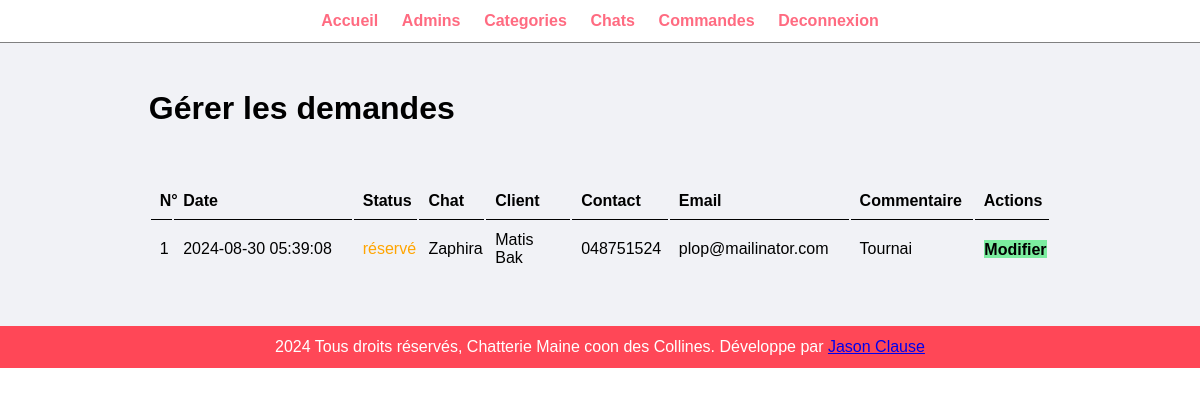
The app's page /admin/manage-commande.php (signed in) with its own data.
### tables this page shows
create table if not exists `grL_Commande`(
  `id` int unsigned not null auto_increment,
  `chat_id` int unsigned not null,
  `description` text not null,
  `dateCommande` datetime not null,
  `status` enum('commandé', 'réservé', 'adopté', 'annulé') default 'commandé',
  `nom_client` varchar(150) not null,
  `tel_client` varchar(20) not null,
  `mail_client` varchar(150) not null,
  `message_client` text,
  `notification` boolean,

  primary key(`id`),
  foreign key (`chat_id`) references `grL_Chat`(`id`)
);

create table if not exists `grL_Chat`(
  `id` int unsigned not null auto_increment,
  `nom` varchar(50) not null,
  `description` text not null,
  `dateNaissance` date not null,
  `prix` smallint unsigned,
  `nom_image` varchar(255) not null,
  `categorie_id` smallint unsigned not null,
  `status` enum('disponible', 'réservé', 'adopté', 'reproduction') default 'disponible',
  `featured` boolean not null,
  `active` boolean not null,

  primary key(`id`),
  foreign key (`categorie_id`) references `grL_Categorie`(`id`)
);

### admin/manage-commande.php (the view, shortened to what this page needs)
<?php include('partials/menu.php') ?>
  <div class="main-content">
    <div class="wrapper">
      <h1>Gérer les demandes</h1><br/><br/>
      <br/>
      <table class="tbl-full">
        <tr>
          <th>N°</th>
          <th>Date</th>
          <th>Status</th>
          <th>Chat</th>
          <th>Client</th>
          <th>Contact</th>
          <th>Email</th>
          <th>Commentaire</th>
          <th>Actions</th>
        </tr>
        <?php
          $sql = "SELECT c.id, c.dateCommande, c.status, ch.nom AS chat_nom, c.nom_client, c.tel_client, c.mail_client, c.message_client
            FROM grL_Commande c JOIN grL_Chat ch ON c.chat_id = ch.id
            ORDER BY c.dateCommande ASC
          ";
          $res = mysqli_query($conn, $sql);
          $count = mysqli_num_rows($res);
          $sn=1;
          if($count>0){
            while($row=mysqli_fetch_assoc($res)){
              $id = $row['id'];
              $dateCommande = $row['dateCommande'];
              $status = $row['status'];
              $chat_nom  = $row['chat_nom'];
              $nom_client = $row['nom_client'];
              $tel_client = $row['tel_client'];
              $mail_client = $row['mail_client'];
              $message_client = $row['message_client'];
              ?>
              <tr>
                <td><?php echo $sn++; ?></td>
                <td><?php echo $dateCommande; ?></td>
                <td><?php
                  if($status=="commandé"){
                    echo "<label style='color: green;'>$status</label>";
                  } elseif($status=="réservé"){
                    echo "<label style='color: orange;'>$status</label>";
                  } elseif($status=="adopté"){
                    echo "<label style='color: blue;'>$status</label>";
                  } elseif($status=="annulé"){
                    echo "<label style='color: red;'>$status</label>";
                  }
                ?></td>
                <td><?php echo $chat_nom ; ?></td>
                <td><?php echo $nom_client; ?></td>
                <td><?php echo $tel_client; ?></td>
                <td><?php echo $mail_client; ?></td>
                <td><?php echo $message_client; ?></td>
                <td>
                  <a href="<?php echo SITEURL; ?>admin/update-commande.php?id=<?php echo $id; ?>" class="btn-secondary">Modifier</a>
                </td>
              </tr>
              <?php
            }
          } else {
            echo "<tr><td colspan='9'><div class='error'>Pas de commande disponible.</div></td></tr>";
          }
        ?>
      </table>
    </div>
  </div>
<?php include('partials/footer.php')?>

### css/admin.css (style rules this page uses)
* { margin: 0; padding: 0; font-family: Arial, Helvetica, sans-serif; }
.wrapper { padding: 1%; width: 80%; margin: 0 auto; }
.tbl-full { width: 100%; }
table tr th { border-bottom: 1px solid black; padding: 1%; text-align: left; }
table tr td { padding: 1%; }
.btn-secondary { background-color: #7bed9f; padding: 1%; color: black; text-decoration: none; font-weight: bold; }
.main-content { background-color: #f1f2f6; padding: 3%; }

### records on screen
grl_commande: dateCommande "2024-08-30 05:39:08", status "réservé", chat.nom "Zaphira", nom_client "Matis Bak", tel_client "048751524", mail_client "plop@mailinator.com", message_client "Tournai"
